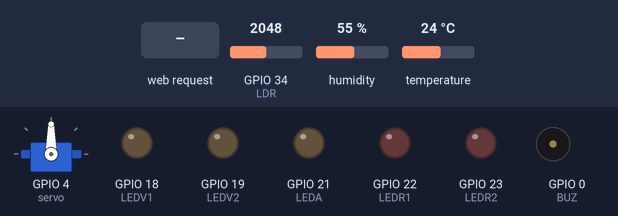
Simulated run of this sketch. Board: ESP32. Parts: servo, output pins drawn as LEDs (lit = HIGH), buzzer (waves = sounding, pin HIGH). The test bench sets the inputs (shaded band); at power-on: GPIO 34 (LDR) = 2048, humidity 55 %, temperature 24 °C. WiFi joins after 1.5 s; servers stay silent unless stated; what the sketch prints to the serial monitor is not drawn.

Above: at 2.7 s.
2.8 s: HTTP request GET /S/on received
At 3.6 s:
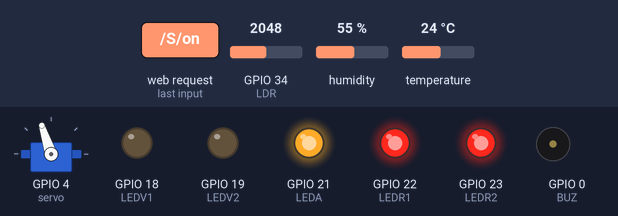
4.3 s: HTTP request GET /S/off received
5.8 s: HTTP request GET /off received
Timing chart, 0 to 8.8 s (numbered marks = the images above; inputs shaded):
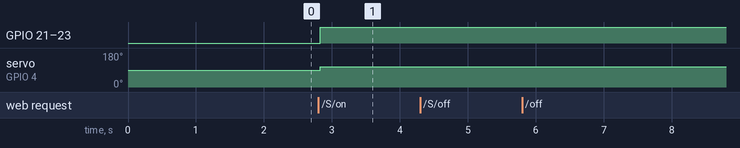

The sketch:

Practica4.ino
```cpp
//Práctica #4

//Configuración de librerías.
#include <WiFi.h>
#include <DHT.h>
#include <Servo.h>

//Configuramos el sevomotor
Servo ObjServo; // Hacemos el objeto del servomotor desde la librería

//Sensor DHT
#define DHTPIN 2
#define DHTTYPE DHT11

//Fotoresistencia
#define LDR 34

//Configuración del servidor inicial.
//Replace with your network credentials
//const char* ssid = "name";
//const char* password = "password";
const char* ssid = "Nostromo";
const char* password = "Alex19817";
// Set web server port number to 80
WiFiServer server(80); //Programaramos el ESP como un servidor.
//Inicializamos el sensor DHT
DHT dht(DHTPIN, DHTTYPE);// Variable to store the HTTP request
String header;
// Auxiliar variables to store the current output state
//Lectura de Sensores
String SensoresEstado = "off";

//Definimos nuestras variables y constantes del sistema difuso
const int rules = 125; //Definimos nuestro núnero de reglas
const int inputs = 3; //Nuestras entradas del sistema. NTI=NTV-1
double yf = 0.0;
double X[3];


//Definimos nuestra matriz de reglas (DataBase).
int DB[125][4] =
{ {1, 1, 1, 1},
  {1, 1, 2, 1},
  {1, 1, 3, 1},
  {1, 1, 4, 1},
  {1, 1, 5, 1},
  {1, 2, 1, 1},
  {1, 2, 2, 1},
  {1, 2, 3, 1},
  {1, 2, 4, 1},
  {1, 2, 5, 1},
  {1, 3, 1, 1},
  {1, 3, 2, 1},
  {1, 3, 3, 2},
  {1, 3, 4, 2},
  {1, 3, 5, 2},
  {1, 4, 1, 1},
  {1, 4, 2, 1},
  {1, 4, 3, 1},
  {1, 4, 4, 1},
  {1, 4, 5, 1},
  {1, 5, 1, 1},
  {1, 5, 2, 1},
  {1, 5, 3, 1},
  {1, 5, 4, 1},
  {1, 5, 5, 1},
  {2, 1, 1, 1},
  {2, 1, 2, 1},
  {2, 1, 3, 2},
  {2, 1, 4, 2},
  {2, 1, 5, 2},
  {2, 2, 1, 1},
  {2, 2, 2, 2},
  {2, 2, 3, 2},
  {2, 2, 4, 2},
  {2, 2, 5, 2},
  {2, 3, 1, 1},
  {2, 3, 2, 1},
  {2, 3, 3, 2},
  {2, 3, 4, 2},
  {2, 3, 5, 2},
  {2, 4, 1, 2},
  {2, 4, 2, 1},
  {2, 4, 3, 1},
  {2, 4, 4, 2},
  {2, 4, 5, 2},
  {2, 5, 1, 1},
  {2, 5, 2, 1},
  {2, 5, 3, 1},
  {2, 5, 4, 2},
  {2, 5, 5, 2},
  {3, 1, 1, 3},
  {3, 1, 2, 3},
  {3, 1, 3, 3},
  {3, 1, 4, 4},
  {3, 1, 5, 4},
  {3, 2, 1, 3},
  {3, 2, 2, 3},
  {3, 2, 3, 4},
  {3, 2, 4, 4},
  {3, 2, 5, 4},
  {3, 3, 1, 3},
  {3, 3, 2, 4},
  {3, 3, 3, 5},
  {3, 3, 4, 5},
  {3, 3, 5, 5},
  {3, 4, 1, 3},
  {3, 4, 2, 3},
  {3, 4, 3, 4},
  {3, 4, 4, 4},
  {3, 4, 5, 4},
  {3, 5, 1, 3},
  {3, 5, 2, 3},
  {3, 5, 3, 4},
  {3, 5, 4, 4},
  {3, 5, 5, 4},
  {4, 1, 1, 3},
  {4, 1, 2, 3},
  {4, 1, 3, 4},
  {4, 1, 4, 4},
  {4, 1, 5, 4},
  {4, 2, 1, 2},
  {4, 2, 2, 2},
  {4, 2, 3, 3},
  {4, 2, 4, 3},
  {4, 2, 5, 3},
  {4, 3, 1, 2},
  {4, 3, 2, 2},
  {4, 3, 3, 3},
  {4, 3, 4, 3},
  {4, 3, 5, 3},
  {4, 4, 1, 1},
  {4, 4, 2, 1},
  {4, 4, 3, 2},
  {4, 4, 4, 2},
  {4, 4, 5, 2},
  {4, 5, 1, 1},
  {4, 5, 2, 1},
  {4, 5, 3, 1},
  {4, 5, 4, 1},
  {4, 5, 5, 1},
  {5, 1, 1, 1},
  {5, 1, 2, 1},
  {5, 1, 3, 1},
  {5, 1, 4, 1},
  {5, 1, 5, 2},
  {5, 2, 1, 1},
  {5, 2, 2, 1},
  {5, 2, 3, 1},
  {5, 2, 4, 1},
  {5, 2, 5, 1},
  {5, 3, 1, 1},
  {5, 3, 2, 1},
  {5, 3, 3, 1},
  {5, 3, 4, 1},
  {5, 3, 5, 1},
  {5, 4, 1, 1},
  {5, 4, 2, 1},
  {5, 4, 3, 1},
  {5, 4, 4, 1},
  {5, 4, 5, 1},
  {5, 5, 1, 1},
  {5, 5, 2, 1},
  {5, 5, 3, 1},
  {5, 5, 4, 1},
  {5, 5, 5, 1}
};

//Asignación de los actuadores.
const int LEDV1 = 18;
const int LEDV2 = 19;
const int LEDA = 21;
const int LEDR1 = 22;
const int LEDR2 = 23;
const int BUZ = 0;
const int servo = 4;
//Asignación de los elementos a sensar
float Temperatura;
float Humedad;
float nivel;
float normTemp;
float normHum;
float normniv;
float y;
int LDR_val;

//Funciones de la lógica difusa
//Definimos nuestros conjuntos difusos en funciones.
double trapezoidmf(double x, double a, double b, double c, double d) {
  double mf = max(min(min((x - a) / (b - a + 0.000001), 1.0), (d - x) / (d - c + 0.0000001)), 0.0);
  return mf;
}
double trianglemf(double x, double a, double b, double c) {
  double mf = max(min((x - a) / (b - a + 0.000001), (c - x) / (c - b + 0.000001)), 0.0);
  return mf;
}
//Definimos los valores linguinsticos.
double Type1FS(double x, int n, double V[]) {
  double a = V[0];
  double b = V[1];
  double c = V[2];
  double mf;
  if (n == 1) {
    mf = trapezoidmf(x, a - 1.0001, a, b, c); //Cuando n=1, el valor es muy bajoy se activa la función trapezoidal
    return mf;
  }
  if (n == 2) {
    mf = trianglemf(x, a, b, c); //Cuando n=2 el valor es triangular
    return mf;
  }
  if (n == 3) {
    mf = trianglemf(x, a, b, c); //Cuando n=3 el valor es triangular
    return mf;
  }
  if (n == 4) {
    mf = trianglemf(x, a, b, c); //Cuando n=4 el valor es triangular
    return mf;
  }
  if (n == 5) {
    mf = trapezoidmf(x, a, b, c, c + 1); ////Cuando n=5 el valor es trapezoidal
  }
  if (n == 0) {
    mf = 1;
  }
}

//Creamos el setup del programa, en el que hace la conexión Wi-Fi
void setup() {
  Serial.begin(115200);
  //Comenzamos el sensor DHT
  dht.begin();

  pinMode(LEDV1, OUTPUT);
  pinMode(LEDV2, OUTPUT);
  pinMode(LEDA, OUTPUT);
  pinMode(LEDR1, OUTPUT);
  pinMode(LEDR2, OUTPUT);
  pinMode(BUZ, OUTPUT);

  // Set outputs to LOW
  digitalWrite(LEDV1, LOW);
  digitalWrite(LEDV2, LOW);
  digitalWrite(LEDA, LOW);
  digitalWrite(LEDR1, LOW);
  digitalWrite(LEDR2, LOW);
  digitalWrite(BUZ, LOW);

  //Configuramos el objeto del servomotor para trabajar en el pin 13
  ObjServo.attach(servo);

  // Connect to Wi-Fi network with SSID and password
  //Estos son los comandos para podernos conectarnos a la red.
  Serial.print("Connecting to ");
  Serial.println(ssid); //Indicamos a donde nos vamos a conectar
  WiFi.begin(ssid, password);
  while (WiFi.status() != WL_CONNECTED) { //Mientas no estés conectado...
    delay(500);
    Serial.print("."); //Despliega un puntito.
  }
  // Print local IP address and start web server
  // Cuando se logra conectar aparece lo siguiente:
  Serial.println("");
  Serial.println("WiFi connected.");
  Serial.println("IP address: ");
  Serial.println(WiFi.localIP());
  server.begin();
}

//Inicio del programa en ciclo.
void loop() {
  WiFiClient client = server.available(); // Listen for incomingclients
  if (client) { // If a new client connects,
    Serial.println("New Client."); // print a message out in the
    //serial port
    String currentLine = ""; // make a String to hold
    //incoming data from the client
    while (client.connected()) { // loop while the client's connected
      if (client.available()) { // if there's bytes to read from the client,
      char c = client.read(); // read a byte, then
        Serial.write(c); // print it out the serial monitor
        header += c;
        if (c == '\n') { // if the byte is a newline character
          // if the current line is blank, you got two newline charactersin a row.
          // that's the end of the client HTTP request, so send a response:
          if (currentLine.length() == 0) { //El cliente no quizo nada
            // HTTP headers always start with a response code (e.g.HTTP / 1.1 200 OK)
            // and a content-type so the client knows what's coming, then a blank line:
            client.println("HTTP/1.1 200 OK");
            client.println("Content-type:text/html");
            client.println("Connection: close");
            client.println();

            // turns the GPIOs on and off
            //¡¡¡¡Vamos a leer los sensores!!!!
            //Lectura de los sensores
            if (header.indexOf("GET /S/on") >= 0) {
              //Sensor de humedad
              Humedad = dht.readHumidity();
              //Sensor de temperatura
              Temperatura = dht.readTemperature();
              //Sensor de nivel de luz
              LDR_val = analogRead(LDR);
              nivel = (LDR_val * 100) / 4095;
              //Normalización de la temperatura
              normTemp = (Temperatura - 0) / (42 - 0);
              //Normalización de la humedad
              normHum = (Humedad - 0) / (100 - 0);
              //Normalización del nivel de luz.
              normniv = (nivel - 0) / (100 - 0);
              //Arreglo de los sensores normalizados.
              double X[3] = {normTemp, normHum, normniv};

              //Codificación de la logica difusa.
              double PARAM[5][3] = {{0, 0.1666, 0.3333},
                {0.1666, 0.3333, 0.5},
                {0.3333, 0.5, 0.6666},
                {0.5, 0.6666, 0.8333},
                {0.6666, 0.8333, 1}
              };
              double V[4];
              double AC[5] = {0, 0.25, 0.5, 0.75, 1};
              double Fo[125];
              for (int r = 0; r <= (rules - 1); r++) {
                double sumin = 1;
                int n;
                for (int i = 0; i <= (inputs - 1); i++) {
                  n = DB[r][i] - 1;
                  if (n > -1) {
                    V[0] = PARAM[n][0];
                    V[1] = PARAM[n][1];
                    V[2] = PARAM[n][2];
                  }
                  double mf = Type1FS(X[i], (n + 1), V);
                  sumin = min(sumin, mf);
                }
                Fo[r] = sumin;
              }
              //Desdifusificación por alturas.
              double sum1 = 0;
              double sum2 = 0.00000001;
              for (int r = 0; r <= (rules); r++) {
                sum1 = (sum1 + (Fo[r] * AC[DB[r][2] - 1]));
                sum2 = (sum2 + Fo[r]);
              }
              double yn = sum1 / sum2;
              //Desnormalización de la salida
              y = (yn * (4)) + 1;
              //Respuesta de los actuadores.
              if (y == 5) {
                digitalWrite(LEDV1, HIGH);
                digitalWrite(LEDV2, HIGH);
                digitalWrite(LEDA, HIGH);
                digitalWrite(LEDR1, HIGH);
                digitalWrite(LEDR2, HIGH);
                digitalWrite(BUZ, LOW);
                ObjServo.write(180);
              }
              if (y >= 4 && y < 5) {
                digitalWrite(LEDV1, LOW);
                digitalWrite(LEDV2, HIGH);
                digitalWrite(LEDA, HIGH);
                digitalWrite(LEDR1, HIGH);
                digitalWrite(LEDR2, HIGH);
                digitalWrite(BUZ, LOW);
                ObjServo.write(144);
              }
              if (y >= 3 && y < 4) {
                digitalWrite(LEDV1, LOW);
                digitalWrite(LEDV2, LOW);
                digitalWrite(LEDA, HIGH);
                digitalWrite(LEDR1, HIGH);
                digitalWrite(LEDR2, HIGH);
                digitalWrite(BUZ, LOW);
                ObjServo.write(108);
              }
              if (y >= 2 && y < 3) {
                digitalWrite(LEDV1, LOW);
                digitalWrite(LEDV2, LOW);
                digitalWrite(LEDA, LOW);
                digitalWrite(LEDR1, HIGH);
                digitalWrite(LEDR2, HIGH);
                digitalWrite(BUZ, HIGH); ObjServo.write(70);
              }
              if (y >= 1 && y < 2) {
                digitalWrite(LEDV1, LOW);
                digitalWrite(LEDV2, LOW);
                digitalWrite(LEDA, LOW);
                digitalWrite(LEDR1, LOW);
                digitalWrite(LEDR2, HIGH);
                digitalWrite(BUZ, HIGH);
                ObjServo.write(30);
              }
              Serial.println(y);
              Serial.println(normTemp);
              Serial.println(normHum);
              Serial.println(normniv);
              SensoresEstado = "on";
            } else if (header.indexOf("GET /S/off") >= 0) {

              //Sensor de humedad
              Humedad = dht.readHumidity();
              //Sensor de temperatura
              Temperatura = dht.readTemperature();
              //Sensor de nivel de luz
              LDR_val = analogRead(LDR);
              nivel = (LDR_val * 100) / 4095;
              //Normalización de la temperatura
              normTemp = (Temperatura - 0) / (42 - 0);
              //Normalización de la humedad
              normHum = (Humedad - 0) / (100 - 0);
              //Normalización del nivel de luz.
              normniv = (nivel - 0) / (100 - 0);
              //Arreglo de los sensores normalizados.
              double X[3] = {normTemp, normHum, normniv};

              //Codificación de la logica difusa.
              double PARAM[5][3] = {{0, 0.1666, 0.3333},
                {0.1666, 0.3333, 0.5},
                {0.3333, 0.5, 0.6666},
                {0.5, 0.6666, 0.8333},
                {0.6666, 0.8333, 1}
              };
              double V[4];
              double AC[5] = {0, 0.25, 0.5, 0.75, 1};
              double Fo[125];
              for (int r = 0; r <= (rules - 1); r++) {
                double sumin = 1;
                int n;
                for (int i = 0; i <= (inputs - 1); i++) {
                  n = DB[r][i] - 1;
                  if (n > -1) {
                    V[0] = PARAM[n][0];
                    V[1] = PARAM[n][1];
                    V[2] = PARAM[n][2];
                  }
                  double mf = Type1FS(X[i], (n + 1), V);
                  sumin = min(sumin, mf);
                }
                Fo[r] = sumin;
              }
              //Desdifusificación por alturas.
              double sum1 = 0;
              double sum2 = 0.00000001;
              for (int r = 0; r <= (rules); r++) {
                sum1 = (sum1 + (Fo[r] * AC[DB[r][2] - 1]));
                sum2 = (sum2 + Fo[r]);
              }
              double yn = sum1 / sum2;
              //Desnormalización de la salida
              y = (yn * (4)) + 1;
              //Respuesta de los actuadores.
              if (y == 5) {
                digitalWrite(LEDV1, HIGH);
                digitalWrite(LEDV2, HIGH);
                digitalWrite(LEDA, HIGH);
                digitalWrite(LEDR1, HIGH);
                digitalWrite(LEDR2, HIGH);
                digitalWrite(BUZ, LOW);
                ObjServo.write(180);
              }
              if (y >= 4 && y < 5) {
                digitalWrite(LEDV1, LOW);
                digitalWrite(LEDV2, HIGH);
                digitalWrite(LEDA, HIGH);
                digitalWrite(LEDR1, HIGH);
                digitalWrite(LEDR2, HIGH);
                digitalWrite(BUZ, LOW);
                ObjServo.write(144);
              }
              if (y >= 3 && y < 4) {
                digitalWrite(LEDV1, LOW);
                digitalWrite(LEDV2, LOW);
                digitalWrite(LEDA, HIGH);
                digitalWrite(LEDR1, HIGH);
                digitalWrite(LEDR2, HIGH);
                digitalWrite(BUZ, LOW);
                ObjServo.write(108);
              }
              if (y >= 2 && y < 3) {
                digitalWrite(LEDV1, LOW);
                digitalWrite(LEDV2, LOW);
                digitalWrite(LEDA, LOW); digitalWrite(LEDR1, HIGH);
                digitalWrite(LEDR2, HIGH);
                digitalWrite(BUZ, HIGH);
                ObjServo.write(70);
              }
              if (y >= 1 && y < 2) {
                digitalWrite(LEDV1, LOW);
                digitalWrite(LEDV2, LOW);
                digitalWrite(LEDA, LOW);
                digitalWrite(LEDR1, LOW);
                digitalWrite(LEDR2, HIGH);
                digitalWrite(BUZ, HIGH);
                ObjServo.write(30);
              }
              Serial.println(y);
              Serial.println(normTemp);
              Serial.println(normHum);
              Serial.println(normniv);
              SensoresEstado = "off";
            }

            // Display the HTML web page
            //Programa HTML completo.
            client.println("<!DOCTYPE html><html>");
            client.println("<head><meta name=\"viewport\" content=\"width=device-width, initial-scale=1\">");
            client.println("<link rel=\"icon\" href=\"data:,\">");
            // CSS to style the on/off buttons
            // Feel free to change the background-color and font-size attributes to fit your preferences
            client.println("<style>html { font-family: Helvetica;display: inline-block; margin: 0px auto; text-align: center;}");
            client.println("<style>body { text-align: center; font family: \"Trebuchet MS\", Arial; margin-left:auto; margin-right:auto;}");

            //Configuración del color para los sensores
            client.println(".button1 { background-color: #4CAF50; border: none; color: white; padding: 16px 40px;");
            client.println("text-decoration: none; font-size: 30px; margin: 2px; cursor: pointer;}");

            //Configuración del color de presionado
            client.println(".button2 {background-color:#555555;}</style></head>");


            // Web Page Heading
            //Todo lo que diga client, se lo estará aventando al cliente.
            client.println("<body><h1>Practica #4.</h1>");
            //Despliega el dato de los sensores.
            client.println("<p>Nivel de Humedad: " + String (Humedad) + "%</p>" "<p>Temperatura: " + String (Temperatura) + "Grados C</p>""<p>Nivel de Luz: " + String (nivel) + "%</p>");
            // If the output5State is off, it displays the ON button
            if (SensoresEstado == "off") {
            client.println("<p><a href=\"/S/on\"><button class=\"button1\">Leer</button></a></p>");
            } else {
              client.println("<p><a href=\"/S/off\"><buttonclass=\"button1 button2\">Leer</button></a></p>");
            }
            client.println("</body></html>");

            // The HTTP response ends with another blank line
            client.println();
            // Break out of the while loop
            break;
          } else { // if you got a newline, then clear currentLine
            currentLine = "";
          }
        } else if (c != '\r') { // if you got anything else but a carriage return character,
                 currentLine += c; // add it to the end of the currentLine
        }
      }
    }
    // Clear the header variable
    header = "";
    // Close the connection
    client.stop();
    Serial.println("Client disconnected.");
    Serial.println("");
  }
}
```

Measured:
- after the input at 2.8 s, GPIO 21 (LEDA), GPIO 22 (LEDR1), GPIO 23 (LEDR2): LOW → HIGH at once; servo on GPIO 4 (servo): 90° → 108° at once
- after the input at 4.3 s, every drawn part: stays the same
- after the input at 5.8 s, every drawn part: stays the same
